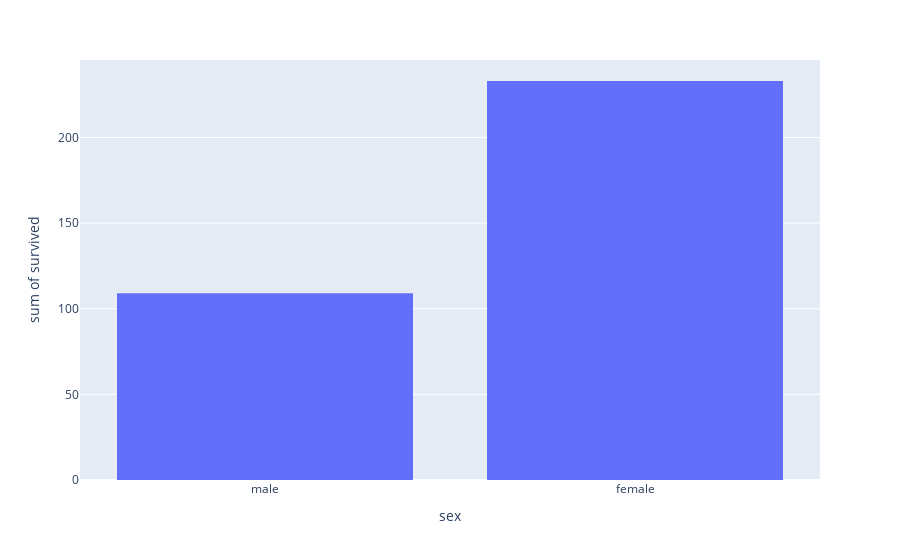

The notebook cell saved with this chart:
### Code cell
px.histogram(data,x='sex',y='survived')

### Figure 1 — Plotly figure (JSON) as saved in the notebook; plotly's stock layout.template omitted (floating-point values rounded to 4 significant figures; data arrays with more than 128 entries replaced by an {"elided": "..."} marker saying what was removed)
{"data": [{"alignmentgroup": "True", "bingroup": "x", "histfunc": "sum", "hovertemplate": "sex=%{x}<br>sum of survived=%{y}<extra></extra>", "legendgroup": "", "marker": {"color": "#636efa", "pattern": {"shape": ""}}, "name": "", "offsetgroup": "", "orientation": "v", "showlegend": false, "type": "histogram", "x": {"elided": "891 str values"}, "xaxis": "x", "y": {"elided": "891 int values"}, "yaxis": "y"}], "layout": {"barmode": "relative", "legend": {"tracegroupgap": 0}, "margin": {"t": 60}, "xaxis": {"anchor": "y", "domain": [0, 1], "title": {"text": "sex"}}, "yaxis": {"anchor": "x", "domain": [0, 1], "title": {"text": "sum of survived"}}}}
